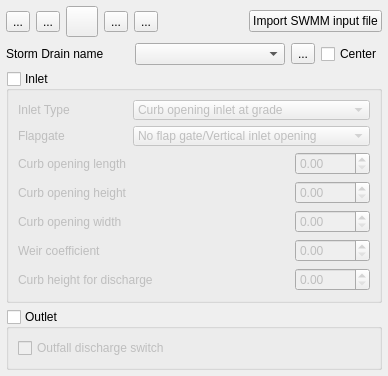
<?xml version="1.0" encoding="UTF-8"?>
<ui version="4.0">
 <class>f2d_widget</class>
 <widget class="QWidget" name="f2d_widget">
  <property name="geometry">
   <rect>
    <x>0</x>
    <y>0</y>
    <width>388</width>
    <height>368</height>
   </rect>
  </property>
  <property name="minimumSize">
   <size>
    <width>250</width>
    <height>0</height>
   </size>
  </property>
  <property name="windowTitle">
   <string>FLO-2D Widget</string>
  </property>
  <layout class="QVBoxLayout" name="verticalLayout">
   <property name="margin">
    <number>6</number>
   </property>
   <item>
    <layout class="QGridLayout" name="gridLayout_6">
     <property name="verticalSpacing">
      <number>2</number>
     </property>
     <item row="0" column="0">
      <widget class="QToolButton" name="create_point_btn">
       <property name="toolTip">
        <string>Add SWMM point</string>
       </property>
       <property name="text">
        <string>...</string>
       </property>
       <property name="icon">
        <iconset>
         <normaloff>../img/mActionCapturePoint.png</normaloff>../img/mActionCapturePoint.png</iconset>
       </property>
       <property name="iconSize">
        <size>
         <width>24</width>
         <height>24</height>
        </size>
       </property>
      </widget>
     </item>
     <item row="0" column="3">
      <widget class="QToolButton" name="revert_changes_btn">
       <property name="maximumSize">
        <size>
         <width>60</width>
         <height>16777215</height>
        </size>
       </property>
       <property name="toolTip">
        <string>Revert unsaved changes for current SWMM point</string>
       </property>
       <property name="text">
        <string/>
       </property>
       <property name="icon">
        <iconset>
         <normaloff>../img/mActionUndo.svg</normaloff>../img/mActionUndo.svg</iconset>
       </property>
       <property name="iconSize">
        <size>
         <width>24</width>
         <height>24</height>
        </size>
       </property>
      </widget>
     </item>
     <item row="0" column="5">
      <widget class="QToolButton" name="schema_btn">
       <property name="toolTip">
        <string>Schematize SWMM points</string>
       </property>
       <property name="text">
        <string>...</string>
       </property>
       <property name="icon">
        <iconset>
         <normaloff>../img/schematize_res.svg</normaloff>../img/schematize_res.svg</iconset>
       </property>
       <property name="iconSize">
        <size>
         <width>24</width>
         <height>24</height>
        </size>
       </property>
      </widget>
     </item>
     <item row="0" column="6">
      <spacer name="horizontalSpacer_4">
       <property name="orientation">
        <enum>Qt::Horizontal</enum>
       </property>
       <property name="sizeHint" stdset="0">
        <size>
         <width>40</width>
         <height>20</height>
        </size>
       </property>
      </spacer>
     </item>
     <item row="0" column="8">
      <widget class="QPushButton" name="import_inp">
       <property name="minimumSize">
        <size>
         <width>130</width>
         <height>0</height>
        </size>
       </property>
       <property name="text">
        <string>Import SWMM input file</string>
       </property>
      </widget>
     </item>
     <item row="0" column="2">
      <widget class="QToolButton" name="save_changes_btn">
       <property name="toolTip">
        <string>Save current SWMM</string>
       </property>
       <property name="text">
        <string>...</string>
       </property>
       <property name="icon">
        <iconset>
         <normaloff>../img/mActionSaveAllEdits.svg</normaloff>../img/mActionSaveAllEdits.svg</iconset>
       </property>
       <property name="iconSize">
        <size>
         <width>24</width>
         <height>24</height>
        </size>
       </property>
      </widget>
     </item>
     <item row="0" column="4">
      <widget class="QToolButton" name="delete_btn">
       <property name="toolTip">
        <string>Delete current SWMM point</string>
       </property>
       <property name="text">
        <string>...</string>
       </property>
       <property name="icon">
        <iconset>
         <normaloff>../img/mActionDeleteSelected.svg</normaloff>../img/mActionDeleteSelected.svg</iconset>
       </property>
       <property name="iconSize">
        <size>
         <width>24</width>
         <height>24</height>
        </size>
       </property>
      </widget>
     </item>
    </layout>
   </item>
   <item>
    <layout class="QHBoxLayout" name="horizontalLayout_2">
     <property name="bottomMargin">
      <number>0</number>
     </property>
     <item>
      <widget class="QLabel" name="label">
       <property name="text">
        <string>Storm Drain name</string>
       </property>
      </widget>
     </item>
     <item>
      <spacer name="horizontalSpacer">
       <property name="orientation">
        <enum>Qt::Horizontal</enum>
       </property>
       <property name="sizeHint" stdset="0">
        <size>
         <width>40</width>
         <height>20</height>
        </size>
       </property>
      </spacer>
     </item>
     <item>
      <widget class="QComboBox" name="swmm_name_cbo">
       <property name="minimumSize">
        <size>
         <width>150</width>
         <height>0</height>
        </size>
       </property>
       <property name="editable">
        <bool>false</bool>
       </property>
      </widget>
     </item>
     <item>
      <widget class="QToolButton" name="change_name_btn">
       <property name="text">
        <string>...</string>
       </property>
       <property name="icon">
        <iconset>
         <normaloff>../img/change_name.svg</normaloff>../img/change_name.svg</iconset>
       </property>
      </widget>
     </item>
     <item>
      <widget class="QCheckBox" name="center_chbox">
       <property name="sizePolicy">
        <sizepolicy hsizetype="Preferred" vsizetype="Fixed">
         <horstretch>0</horstretch>
         <verstretch>0</verstretch>
        </sizepolicy>
       </property>
       <property name="text">
        <string>Center</string>
       </property>
       <property name="checked">
        <bool>false</bool>
       </property>
      </widget>
     </item>
    </layout>
   </item>
   <item>
    <widget class="QGroupBox" name="inlet_grp">
     <property name="title">
      <string>Inlet</string>
     </property>
     <property name="checkable">
      <bool>true</bool>
     </property>
     <property name="checked">
      <bool>false</bool>
     </property>
     <layout class="QGridLayout" name="gridLayout_4">
      <item row="0" column="1" colspan="3">
       <widget class="QComboBox" name="cbo_intype">
        <property name="minimumSize">
         <size>
          <width>200</width>
          <height>20</height>
         </size>
        </property>
        <property name="layoutDirection">
         <enum>Qt::LeftToRight</enum>
        </property>
        <item>
         <property name="text">
          <string>Curb opening inlet at grade</string>
         </property>
        </item>
        <item>
         <property name="text">
          <string>Curb opening inlet with sag</string>
         </property>
        </item>
        <item>
         <property name="text">
          <string>Grate (gutter) inlet with/without sag</string>
         </property>
        </item>
        <item>
         <property name="text">
          <string>Inlet with stage-discharge rating table</string>
         </property>
        </item>
        <item>
         <property name="text">
          <string>Manhole</string>
         </property>
        </item>
       </widget>
      </item>
      <item row="3" column="0">
       <widget class="QLabel" name="label_5">
        <property name="text">
         <string>Curb opening height</string>
        </property>
       </widget>
      </item>
      <item row="0" column="0">
       <widget class="QLabel" name="label_9">
        <property name="text">
         <string>Inlet Type</string>
        </property>
        <property name="wordWrap">
         <bool>true</bool>
        </property>
       </widget>
      </item>
      <item row="2" column="3">
       <widget class="QDoubleSpinBox" name="spin_swmm_length"/>
      </item>
      <item row="1" column="0">
       <widget class="QLabel" name="label_2">
        <property name="text">
         <string>Flapgate</string>
        </property>
       </widget>
      </item>
      <item row="2" column="0" colspan="2">
       <widget class="QLabel" name="label_3">
        <property name="text">
         <string>Curb opening length</string>
        </property>
       </widget>
      </item>
      <item row="1" column="1" colspan="3">
       <widget class="QComboBox" name="cbo_flapgate">
        <property name="minimumSize">
         <size>
          <width>200</width>
          <height>20</height>
         </size>
        </property>
        <item>
         <property name="text">
          <string>No flap gate/Vertical inlet opening</string>
         </property>
        </item>
        <item>
         <property name="text">
          <string>Vertical inlet opening</string>
         </property>
        </item>
        <item>
         <property name="text">
          <string>Flapgate</string>
         </property>
        </item>
       </widget>
      </item>
      <item row="6" column="0">
       <widget class="QLabel" name="label_6">
        <property name="text">
         <string>Weir coefficient</string>
        </property>
       </widget>
      </item>
      <item row="6" column="3">
       <widget class="QDoubleSpinBox" name="spin_swmm_coeff"/>
      </item>
      <item row="5" column="0">
       <widget class="QLabel" name="label_4">
        <property name="text">
         <string>Curb opening width</string>
        </property>
       </widget>
      </item>
      <item row="5" column="3">
       <widget class="QDoubleSpinBox" name="spin_swmm_width"/>
      </item>
      <item row="3" column="3">
       <widget class="QDoubleSpinBox" name="spin_swmm_height"/>
      </item>
      <item row="7" column="3">
       <widget class="QDoubleSpinBox" name="spin_curbheight"/>
      </item>
      <item row="7" column="0" colspan="2">
       <widget class="QLabel" name="label_7">
        <property name="text">
         <string>Curb height for discharge</string>
        </property>
        <property name="wordWrap">
         <bool>true</bool>
        </property>
       </widget>
      </item>
     </layout>
    </widget>
   </item>
   <item>
    <widget class="QGroupBox" name="outlet_grp">
     <property name="title">
      <string>Outlet</string>
     </property>
     <property name="checkable">
      <bool>true</bool>
     </property>
     <property name="checked">
      <bool>false</bool>
     </property>
     <layout class="QGridLayout" name="gridLayout_5">
      <item row="0" column="0">
       <widget class="QCheckBox" name="check_outf_flo">
        <property name="text">
         <string>Outfall discharge switch</string>
        </property>
       </widget>
      </item>
     </layout>
    </widget>
   </item>
  </layout>
 </widget>
 <resources/>
 <connections/>
</ui>
